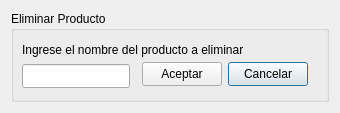
<?xml version="1.0" encoding="UTF-8"?>
<ui version="4.0">
 <class>DialogEliminarProducto</class>
 <widget class="QDialog" name="DialogEliminarProducto">
  <property name="geometry">
   <rect>
    <x>0</x>
    <y>0</y>
    <width>340</width>
    <height>113</height>
   </rect>
  </property>
  <property name="windowTitle">
   <string>Dialog</string>
  </property>
  <layout class="QGridLayout" name="gridLayout">
   <item row="0" column="0">
    <widget class="QGroupBox" name="groupBox">
     <property name="title">
      <string>Eliminar Producto</string>
     </property>
     <widget class="QLineEdit" name="lineEdit_NombreProducto">
      <property name="geometry">
       <rect>
        <x>11</x>
        <y>53</y>
        <width>108</width>
        <height>24</height>
       </rect>
      </property>
     </widget>
     <widget class="QLabel" name="label">
      <property name="geometry">
       <rect>
        <x>11</x>
        <y>31</y>
        <width>221</width>
        <height>16</height>
       </rect>
      </property>
      <property name="text">
       <string>Ingrese el nombre del producto a eliminar</string>
      </property>
     </widget>
     <widget class="QPushButton" name="pushButton_2">
      <property name="geometry">
       <rect>
        <x>217</x>
        <y>51</y>
        <width>80</width>
        <height>24</height>
       </rect>
      </property>
      <property name="text">
       <string>Cancelar</string>
      </property>
     </widget>
     <widget class="QPushButton" name="pushButton">
      <property name="geometry">
       <rect>
        <x>131</x>
        <y>51</y>
        <width>80</width>
        <height>24</height>
       </rect>
      </property>
      <property name="text">
       <string>Aceptar</string>
      </property>
     </widget>
    </widget>
   </item>
  </layout>
 </widget>
 <resources/>
 <connections>
  <connection>
   <sender>pushButton_2</sender>
   <signal>clicked()</signal>
   <receiver>DialogEliminarProducto</receiver>
   <slot>reject()</slot>
   <hints>
    <hint type="sourcelabel">
     <x>328</x>
     <y>175</y>
    </hint>
    <hint type="destinationlabel">
     <x>361</x>
     <y>257</y>
    </hint>
   </hints>
  </connection>
  <connection>
   <sender>pushButton</sender>
   <signal>clicked()</signal>
   <receiver>DialogEliminarProducto</receiver>
   <slot>accept()</slot>
   <hints>
    <hint type="sourcelabel">
     <x>247</x>
     <y>172</y>
    </hint>
    <hint type="destinationlabel">
     <x>278</x>
     <y>261</y>
    </hint>
   </hints>
  </connection>
 </connections>
</ui>
